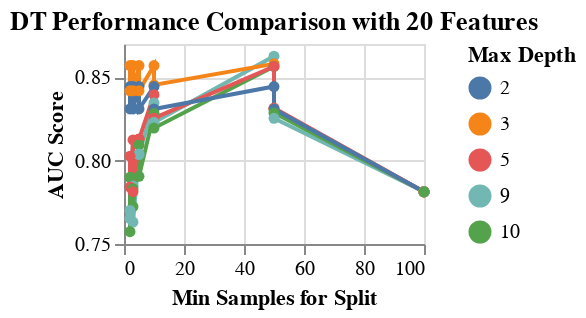

Here is the notebook cell this chart was saved with:
### Code cell
plot_DT_MaxDepth(20)

### Figure 1 — Vega-Lite specification as saved in the notebook (floating-point values rounded to 4 significant figures)
{"config": {"view": {"continuousWidth": 400, "continuousHeight": 300}}, "data": {"name": "data-e0fc599dc89dbdb773eea1c482d5d0be"}, "mark": {"type": "line", "point": true}, "encoding": {"color": {"type": "nominal", "field": "DT__max_depth", "title": "Max Depth"}, "x": {"type": "quantitative", "field": "DT__min_samples_split", "title": "Min Samples for Split"}, "y": {"type": "quantitative", "field": "mean_score", "scale": {"zero": false}, "title": "AUC Score"}}, "height": 100, "title": "DT Performance Comparison with 20 Features", "width": 150, "$schema": "https://vega.github.io/schema/vega-lite/v4.0.2.json", "datasets": {"data-e0fc599dc89dbdb773eea1c482d5d0be": [{"mean_score": 0.8627, "std_score": 0.07839, "max_score": 0.9291, "min_score": 0.7105, "DT__criterion": "entropy", "DT__max_depth": 9, "DT__min_samples_split": 50, "fselector__k": 20}, {"mean_score": 0.8581, "std_score": 0.07498, "max_score": 0.9062, "min_score": 0.7105, "DT__criterion": "entropy", "DT__max_depth": 3, "DT__min_samples_split": 50, "fselector__k": 20}, {"mean_score": 0.8571, "std_score": 0.07103, "max_score": 0.912, "min_score": 0.7208, "DT__criterion": "entropy", "DT__max_depth": 3, "DT__min_samples_split": 5, "fselector__k": 20}, {"mean_score": 0.8571, "std_score": 0.07103, "max_score": 0.912, "min_score": 0.7208, "DT__criterion": "entropy", "DT__max_depth": 3, "DT__min_samples_split": 10, "fselector__k": 20}, {"mean_score": 0.8571, "std_score": 0.07103, "max_score": 0.912, "min_score": 0.7208, "DT__criterion": "entropy", "DT__max_depth": 3, "DT__min_samples_split": 3, "fselector__k": 20}, {"mean_score": 0.8571, "std_score": 0.07103, "max_score": 0.912, "min_score": 0.7208, "DT__criterion": "entropy", "DT__max_depth": 3, "DT__min_samples_split": 2, "fselector__k": 20}, {"mean_score": 0.8565, "std_score": 0.07401, "max_score": 0.9033, "min_score": 0.7105, "DT__criterion": "entropy", "DT__max_depth": 10, "DT__min_samples_split": 50, "fselector__k": 20}, {"mean_score": 0.8565, "std_score": 0.07401, "max_score": 0.9033, "min_score": 0.7105, "DT__criterion": "entropy", "DT__max_depth": 5, "DT__min_samples_split": 50, "fselector__k": 20}, {"mean_score": 0.8454, "std_score": 0.07117, "max_score": 0.9185, "min_score": 0.7208, "DT__criterion": "gini", "DT__max_depth": 3, "DT__min_samples_split": 10, "fselector__k": 20}, {"mean_score": 0.8445, "std_score": 0.07204, "max_score": 0.9062, "min_score": 0.7037, "DT__criterion": "entropy", "DT__max_depth": 2, "DT__min_samples_split": 50, "fselector__k": 20}, {"mean_score": 0.8445, "std_score": 0.07204, "max_score": 0.9062, "min_score": 0.7037, "DT__criterion": "entropy", "DT__max_depth": 2, "DT__min_samples_split": 2, "fselector__k": 20}, {"mean_score": 0.8445, "std_score": 0.07204, "max_score": 0.9062, "min_score": 0.7037, "DT__criterion": "entropy", "DT__max_depth": 2, "DT__min_samples_split": 3, "fselector__k": 20}, {"mean_score": 0.8445, "std_score": 0.07204, "max_score": 0.9062, "min_score": 0.7037, "DT__criterion": "entropy", "DT__max_depth": 2, "DT__min_samples_split": 5, "fselector__k": 20}, {"mean_score": 0.8445, "std_score": 0.07204, "max_score": 0.9062, "min_score": 0.7037, "DT__criterion": "entropy", "DT__max_depth": 2, "DT__min_samples_split": 10, "fselector__k": 20}, {"mean_score": 0.8419, "std_score": 0.07218, "max_score": 0.9185, "min_score": 0.7208, "DT__criterion": "gini", "DT__max_depth": 3, "DT__min_samples_split": 5, "fselector__k": 20}, {"mean_score": 0.8419, "std_score": 0.07218, "max_score": 0.9185, "min_score": 0.7208, "DT__criterion": "gini", "DT__max_depth": 3, "DT__min_samples_split": 3, "fselector__k": 20}, {"mean_score": 0.8419, "std_score": 0.07218, "max_score": 0.9185, "min_score": 0.7208, "DT__criterion": "gini", "DT__max_depth": 3, "DT__min_samples_split": 2, "fselector__k": 20}, {"mean_score": 0.8396, "std_score": 0.06673, "max_score": 0.9022, "min_score": 0.7174, "DT__criterion": "entropy", "DT__max_depth": 5, "DT__min_samples_split": 10, "fselector__k": 20}, {"mean_score": 0.8346, "std_score": 0.06717, "max_score": 0.8993, "min_score": 0.7071, "DT__criterion": "entropy", "DT__max_depth": 9, "DT__min_samples_split": 10, "fselector__k": 20}, {"mean_score": 0.8316, "std_score": 0.08457, "max_score": 0.9291, "min_score": 0.7082, "DT__criterion": "gini", "DT__max_depth": 5, "DT__min_samples_split": 50, "fselector__k": 20}, {"mean_score": 0.831, "std_score": 0.07634, "max_score": 0.9062, "min_score": 0.7037, "DT__criterion": "gini", "DT__max_depth": 2, "DT__min_samples_split": 2, "fselector__k": 20}, {"mean_score": 0.831, "std_score": 0.07634, "max_score": 0.9062, "min_score": 0.7037, "DT__criterion": "gini", "DT__max_depth": 3, "DT__min_samples_split": 50, "fselector__k": 20}, {"mean_score": 0.831, "std_score": 0.07634, "max_score": 0.9062, "min_score": 0.7037, "DT__criterion": "gini", "DT__max_depth": 2, "DT__min_samples_split": 50, "fselector__k": 20}, {"mean_score": 0.831, "std_score": 0.07634, "max_score": 0.9062, "min_score": 0.7037, "DT__criterion": "gini", "DT__max_depth": 2, "DT__min_samples_split": 10, "fselector__k": 20}, {"mean_score": 0.831, "std_score": 0.07634, "max_score": 0.9062, "min_score": 0.7037, "DT__criterion": "gini", "DT__max_depth": 2, "DT__min_samples_split": 3, "fselector__k": 20}, {"mean_score": 0.831, "std_score": 0.07634, "max_score": 0.9062, "min_score": 0.7037, "DT__criterion": "gini", "DT__max_depth": 2, "DT__min_samples_split": 5, "fselector__k": 20}, {"mean_score": 0.8287, "std_score": 0.0812, "max_score": 0.9109, "min_score": 0.7082, "DT__criterion": "gini", "DT__max_depth": 10, "DT__min_samples_split": 50, "fselector__k": 20}, {"mean_score": 0.8284, "std_score": 0.06377, "max_score": 0.8947, "min_score": 0.7071, "DT__criterion": "entropy", "DT__max_depth": 10, "DT__min_samples_split": 10, "fselector__k": 20}, {"mean_score": 0.8255, "std_score": 0.06149, "max_score": 0.8913, "min_score": 0.7151, "DT__criterion": "gini", "DT__max_depth": 5, "DT__min_samples_split": 10, "fselector__k": 20}, {"mean_score": 0.8254, "std_score": 0.0781, "max_score": 0.8982, "min_score": 0.7082, "DT__criterion": "gini", "DT__max_depth": 9, "DT__min_samples_split": 50, "fselector__k": 20}, {"mean_score": 0.823, "std_score": 0.06952, "max_score": 0.9096, "min_score": 0.7151, "DT__criterion": "gini", "DT__max_depth": 9, "DT__min_samples_split": 10, "fselector__k": 20}, {"mean_score": 0.8196, "std_score": 0.06851, "max_score": 0.9096, "min_score": 0.7151, "DT__criterion": "gini", "DT__max_depth": 10, "DT__min_samples_split": 10, "fselector__k": 20}, {"mean_score": 0.8131, "std_score": 0.07478, "max_score": 0.9, "min_score": 0.6796, "DT__criterion": "gini", "DT__max_depth": 5, "DT__min_samples_split": 5, "fselector__k": 20}, {"mean_score": 0.8128, "std_score": 0.0575, "max_score": 0.8535, "min_score": 0.7014, "DT__criterion": "entropy", "DT__max_depth": 5, "DT__min_samples_split": 5, "fselector__k": 20}, {"mean_score": 0.8124, "std_score": 0.08075, "max_score": 0.9239, "min_score": 0.6991, "DT__criterion": "gini", "DT__max_depth": 5, "DT__min_samples_split": 3, "fselector__k": 20}, {"mean_score": 0.8094, "std_score": 0.06301, "max_score": 0.8587, "min_score": 0.6854, "DT__criterion": "entropy", "DT__max_depth": 10, "DT__min_samples_split": 5, "fselector__k": 20}, {"mean_score": 0.8041, "std_score": 0.06472, "max_score": 0.8717, "min_score": 0.6854, "DT__criterion": "entropy", "DT__max_depth": 9, "DT__min_samples_split": 5, "fselector__k": 20}, {"mean_score": 0.8037, "std_score": 0.0674, "max_score": 0.863, "min_score": 0.6876, "DT__criterion": "gini", "DT__max_depth": 9, "DT__min_samples_split": 5, "fselector__k": 20}, {"mean_score": 0.8027, "std_score": 0.06133, "max_score": 0.8837, "min_score": 0.7014, "DT__criterion": "entropy", "DT__max_depth": 5, "DT__min_samples_split": 2, "fselector__k": 20}, {"mean_score": 0.7906, "std_score": 0.06018, "max_score": 0.8547, "min_score": 0.6876, "DT__criterion": "gini", "DT__max_depth": 10, "DT__min_samples_split": 5, "fselector__k": 20}, {"mean_score": 0.79, "std_score": 0.04193, "max_score": 0.8341, "min_score": 0.7117, "DT__criterion": "entropy", "DT__max_depth": 10, "DT__min_samples_split": 2, "fselector__k": 20}, {"mean_score": 0.7847, "std_score": 0.05567, "max_score": 0.8348, "min_score": 0.6854, "DT__criterion": "entropy", "DT__max_depth": 9, "DT__min_samples_split": 3, "fselector__k": 20}, {"mean_score": 0.7842, "std_score": 0.07705, "max_score": 0.8783, "min_score": 0.6659, "DT__criterion": "gini", "DT__max_depth": 5, "DT__min_samples_split": 2, "fselector__k": 20}, {"mean_score": 0.7832, "std_score": 0.05198, "max_score": 0.8295, "min_score": 0.6854, "DT__criterion": "entropy", "DT__max_depth": 10, "DT__min_samples_split": 3, "fselector__k": 20}, {"mean_score": 0.7814, "std_score": 0.05979, "max_score": 0.8375, "min_score": 0.6682, "DT__criterion": "entropy", "DT__max_depth": 5, "DT__min_samples_split": 3, "fselector__k": 20}, {"mean_score": 0.7813, "std_score": 0.08252, "max_score": 0.8558, "min_score": 0.6201, "DT__criterion": "gini", "DT__max_depth": 10, "DT__min_samples_split": 100, "fselector__k": 20}, {"mean_score": 0.7813, "std_score": 0.08252, "max_score": 0.8558, "min_score": 0.6201, "DT__criterion": "entropy", "DT__max_depth": 2, "DT__min_samples_split": 100, "fselector__k": 20}, {"mean_score": 0.7813, "std_score": 0.08252, "max_score": 0.8558, "min_score": 0.6201, "DT__criterion": "gini", "DT__max_depth": 9, "DT__min_samples_split": 100, "fselector__k": 20}, {"mean_score": 0.7813, "std_score": 0.08252, "max_score": 0.8558, "min_score": 0.6201, "DT__criterion": "entropy", "DT__max_depth": 3, "DT__min_samples_split": 100, "fselector__k": 20}, {"mean_score": 0.7813, "std_score": 0.08252, "max_score": 0.8558, "min_score": 0.6201, "DT__criterion": "gini", "DT__max_depth": 2, "DT__min_samples_split": 100, "fselector__k": 20}, {"mean_score": 0.7813, "std_score": 0.08252, "max_score": 0.8558, "min_score": 0.6201, "DT__criterion": "entropy", "DT__max_depth": 5, "DT__min_samples_split": 100, "fselector__k": 20}, {"mean_score": 0.7813, "std_score": 0.08252, "max_score": 0.8558, "min_score": 0.6201, "DT__criterion": "gini", "DT__max_depth": 3, "DT__min_samples_split": 100, "fselector__k": 20}, {"mean_score": 0.7813, "std_score": 0.08252, "max_score": 0.8558, "min_score": 0.6201, "DT__criterion": "gini", "DT__max_depth": 5, "DT__min_samples_split": 100, "fselector__k": 20}, {"mean_score": 0.7813, "std_score": 0.08252, "max_score": 0.8558, "min_score": 0.6201, "DT__criterion": "entropy", "DT__max_depth": 9, "DT__min_samples_split": 100, "fselector__k": 20}, {"mean_score": 0.7813, "std_score": 0.08252, "max_score": 0.8558, "min_score": 0.6201, "DT__criterion": "entropy", "DT__max_depth": 10, "DT__min_samples_split": 100, "fselector__k": 20}, {"mean_score": 0.7725, "std_score": 0.05376, "max_score": 0.8249, "min_score": 0.6854, "DT__criterion": "gini", "DT__max_depth": 10, "DT__min_samples_split": 3, "fselector__k": 20}, {"mean_score": 0.7701, "std_score": 0.05602, "max_score": 0.8513, "min_score": 0.6854, "DT__criterion": "entropy", "DT__max_depth": 9, "DT__min_samples_split": 2, "fselector__k": 20}, {"mean_score": 0.7654, "std_score": 0.05498, "max_score": 0.8295, "min_score": 0.6978, "DT__criterion": "gini", "DT__max_depth": 9, "DT__min_samples_split": 2, "fselector__k": 20}, {"mean_score": 0.7632, "std_score": 0.06412, "max_score": 0.8558, "min_score": 0.6854, "DT__criterion": "gini", "DT__max_depth": 9, "DT__min_samples_split": 3, "fselector__k": 20}, {"mean_score": 0.7574, "std_score": 0.06179, "max_score": 0.8558, "min_score": 0.6854, "DT__criterion": "gini", "DT__max_depth": 10, "DT__min_samples_split": 2, "fselector__k": 20}]}}
